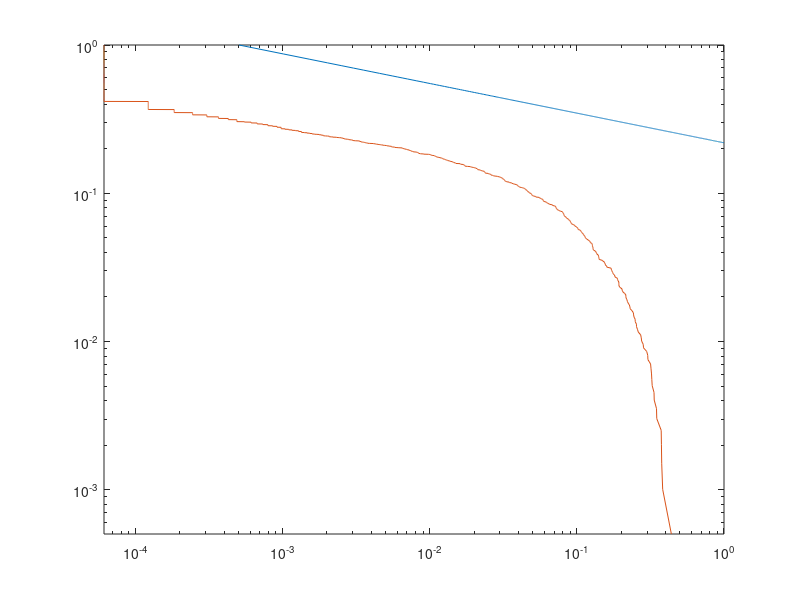

This chart was generated by the following MATLAB code:
% -------------------------------------------------------------------
%  Generated by MATLAB on 29-Nov-2016 22:45:37
%  MATLAB version: 9.0.0.341360 (R2016a)
% -------------------------------------------------------------------
clear;
clc;
saveVarsMat = load('Problem2.mat');

AREA_SIZE = 128;

GROWTH_RATE = 0.005;

LIGHTNING_RATE = 0.6;

TIMESTEPS = 10000;

TAU = 1.2;

nrFires = 1981;

statistics = saveVarsMat.statistics; % <1981x3 double> too many elements

clear saveVarsMat;

EmpiricalFireRatio = zeros(1981,1);
ComparisonFireRatio = zeros(1981,1);
for i = 1:nrFires
  EmpiricalFireRatio(i) = statistics(i,1)/AREA_SIZE^2;
  ComparisonFireRatio(i) = statistics(i,3)/AREA_SIZE^2;
end

EmpiricalFireRatio = sort(EmpiricalFireRatio, 'descend');
ComparisonFireRatio = sort(ComparisonFireRatio, 'descend');
xAxis = (1:1981) ./ 1981;
yLine = (xAxis.*(1981)).^(1-TAU);



loglog(xAxis, yLine, EmpiricalFireRatio, xAxis);
axis tight;




